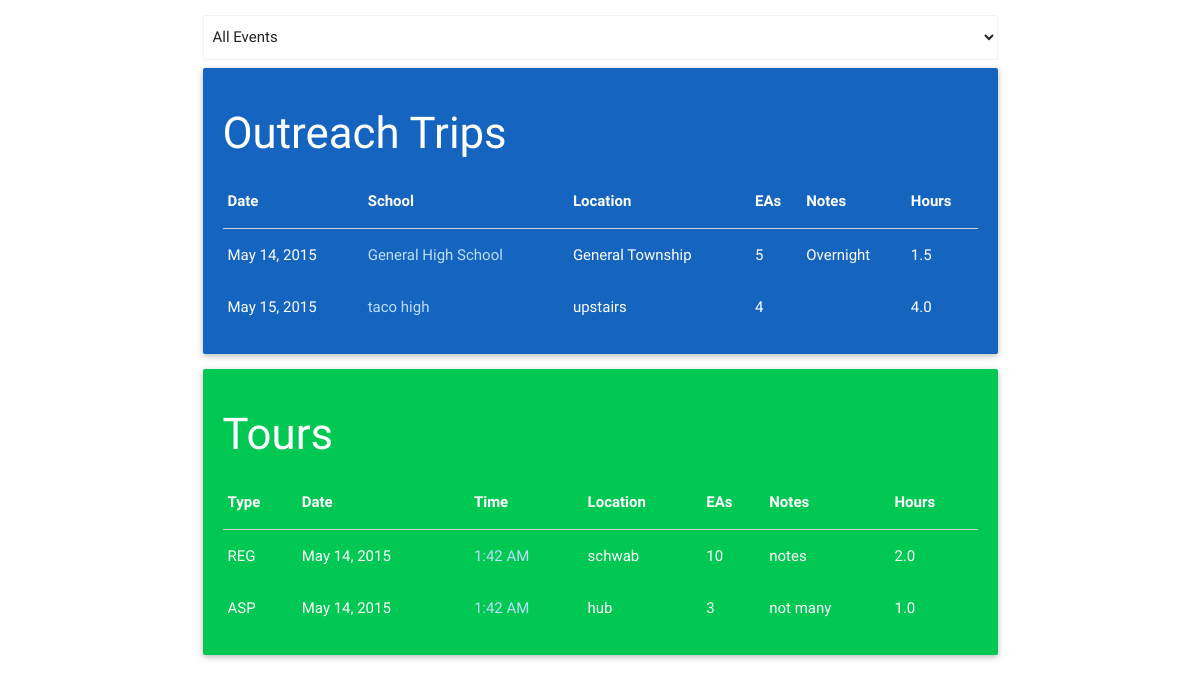
Screenshot of /events/ (signed in) with the database file from the repository.
### events/models.py (models this page shows, shortened)
class OutreachTrip(models.Model):
	school = models.CharField(max_length=30)
	date = models.DateField()
	hours = models.DecimalField(max_digits=3,decimal_places=1)
	location = models.CharField(max_length = 140)
	EAs_needed = models.PositiveSmallIntegerField()
	note = models.CharField(max_length = 500, blank = True, null = True)
	EAs_registered = models.ManyToManyField(User, related_name = 'outreach')

class Tour(models.Model):
	tour_types = (('REG','Regular'),('ASP', 'ASP'),('VIP','VIP'),('OTR','Other'))
	tour_type = models.CharField(max_length=3,choices=tour_types,default='regular')
	date = models.DateField()
	time = models.TimeField()
	hours = models.DecimalField(max_digits=3, decimal_places=1)
	location = models.CharField(max_length=30)
	EAs_needed = models.PositiveSmallIntegerField()
	note = models.CharField(max_length = 500, blank = True, null = True)
	EAs_registered = models.ManyToManyField(User, related_name = 'tours')

### events/views.py (the view)
@login_required(login_url='/login/')
def list_events(request):
	title = 'EA events'
	event_view = request.GET.get('event_view', False)
	outreach_list = OutreachTrip.objects.order_by('date')
	tour_list = Tour.objects.order_by('date')
	return render(request,'events/list_events.html', {'outreach_list':outreach_list, 'tour_list':tour_list, 'event_view': event_view, 'title':title,})

### events/templates/events/list_events.html (shortened to what this page needs)
{% include 'header.html' %}
<div class="container">
<form action='/events/' method ='get' class="col s12">
	<div class="input-field col s12">
		<select id='event_view' name='event_view' onchange='this.form.submit();'>
		<option value='all'>All Events</option>
	</select>
	</div>
</form>
{% if event_view == "out" %}
	{% include "events/outreach_list.html" %}
	<script>
	$(document).ready(
	function(){
	$("#event_view").val( 'out' ); });
	</script>
{% else %}
	{% include "events/outreach_list.html" %}
	{% include "events/tour_list.html" %}
{% endif %}
</div>
{% include 'footer.html' %}

### events/templates/events/outreach_list.html (shortened to what this page needs)
<div class="card-panel blue darken-3 white-text">
<table class="hoverable" id='outreach_table'>
	<h3>Outreach Trips</h3>
	<thead>
	<tr>
		<th>Date</th>
		<th>School</th>
		<th>Location</th>
		<th>EAs</th>
		<th>Notes</th>
		<th>Hours</th>
	</tr>
	</thead>
	<tbody>
{% for outreach in outreach_list %}
	<tr>
		<td>{{outreach.date}}</td>
		<td class="link"><a href="/events/outreach/{{outreach.id}}/">{{outreach.school}}</a></td>
		<td>{{outreach.location}}</td>
		<td>{{outreach.EAs_needed}}</td>
		<td>{{outreach.note}}</td>
		<td>{{outreach.hours}}</td>
	</tr>
{% endfor %}
	</tbody>
</table>
</div>

### events/templates/events/tour_list.html (shortened to what this page needs)
<div class="card-panel green accent-4 white-text">
<table class="hoverable" id="tour_table">
	<h3>Tours</h3>
	<thead>
	<tr>
		<th>Type</th>
		<th>Date</th>
		<th>Time</th>
		<th>Location</th>
		<th>EAs</th>
		<th>Notes</th>
		<th>Hours</th>
	</tr>
	</thead>
	<tbody>
{% for tour in tour_list %}
	<tr>
		<td>{{tour.tour_type}}</td>
		<td>{{tour.date}}</td>
		<td><a href="/events/tour/{{tour.id}}/">{{tour.time|time:"g:i A"}}</a></td>
		<td>{{tour.location}}</td>
		<td>{{tour.EAs_needed}}</td>
		<td>{{tour.note}}</td>
		<td>{{tour.hours}}</td>
	</tr>
{% endfor %}
	</tbody>
</table>
</div>

### static/overall.css (style rules this page uses)
a { color: #bbdefb ; }

### rows the page displays
OutreachTrip: date "May 14, 2015", school "General High School", location "General Township", EAs_needed "5", note "Overnight", hours "1.5"
OutreachTrip: date "May 15, 2015", school "taco high", location "upstairs", EAs_needed "4", hours "4.0"
Tour: tour_type "REG", date "May 14, 2015", time "1:42 AM", location "schwab", EAs_needed "10", note "notes", hours "2.0"
Tour: tour_type "ASP", date "May 14, 2015", time "1:42 AM", location "hub", EAs_needed "3", note "not many", hours "1.0"
